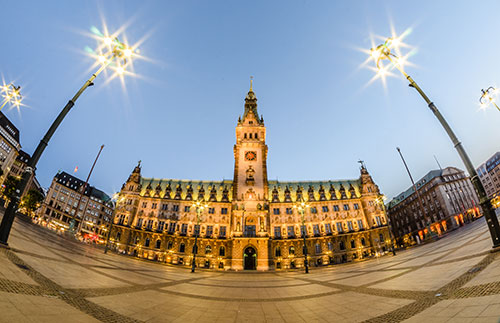
#> input picture data/hamburg.jpg, 500 x 323 px
$ jupyter execute 'Wide-angle camera photo transformation.ipynb'   (shell and % lines are left out)
#> lines starting #> are read from the running program, lines starting #| are printed output that depends on the picture
# Wide-angle camera photo transformation

[cell 1]
import matplotlib.pyplot as plt
import cv2
import numpy as np
import os

### Import wide-angle image

[cell 2]
hamburg = cv2.imread(os.path.join('data', 'hamburg.jpg'))
#> hamburg is the input picture: shape (323, 500, 3); mean B, G, R 145.3, 149, 150.1
hamburg.shape
#> Out = (323, 500, 3)

### Implement functions handling splitting an image

[cell 3]
from typing import List

[cell 4]
def modulo_split_width(width: int, k: int) -> List:
    """ Split given array into equal but central pieces """

    side_width, n_side = width // k, k // 2

    # Central rect width depends on the parity of k
    if k % 2 == 0:
        central_width = width % k
    else:
        central_width = side_width + width % k

    # Widths placed symmetrically
    splitted_widths = k//2 * [side_width] + [central_width] + k//2 * [side_width] \
                      if central_width else k//2 * [side_width] + k//2 * [side_width]

    return splitted_widths

[cell 5]
modulo_split_width(500, 7)

[cell 6]
modulo_split_width(500, 6)

[cell 7]
from itertools import accumulate

[cell 8]
def accumulated_modulo_split_width(width: int, k: int) -> List:
    """ Accumulated sums to be passed to np.split """

    acc = list(accumulate(modulo_split_width(width, k)))[:-1]

    return acc

[cell 9]
accumulated_modulo_split_width(500, 7)

[cell 10]
accumulated_modulo_split_width(500, 6)

[cell 11]
def modulo_split_image(image: np.array, k: int) -> List:
    """ Split given image into equal but central pieces """

    image_width = image.shape[1]

    # Need to copy the image, because np.split alters it
    copy_image = image.copy()

    splitted_image = np.split(copy_image, accumulated_modulo_split_width(image_width, k),
                              axis=1)

    return splitted_image

[cell 12]
modulo_split_image(hamburg, k=7);
#> in modulo_split_image, `splitted_image = np.split(copy_image, accumulated_modulo_split_width(i..`: splitted_image = 7 items

[cell 13]
def imshow_splitted(images: np.array, k: int = 5) -> None:

    fig, axes = plt.subplots(1, len(images))

    for no, image in enumerate(images):
        axes[no].imshow(image)

[cell 14]
imshow_splitted(modulo_split_image(hamburg, 5))
#> the loop in imshow_splitted, `for no, image in enumerate(images):` made 5 passes
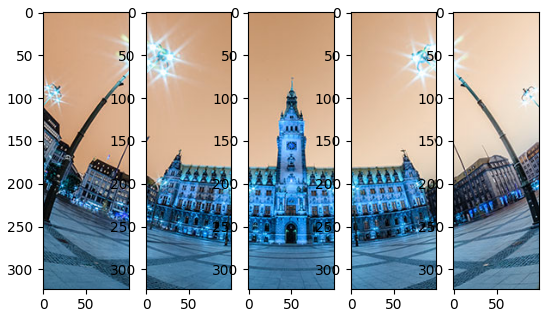
#> figure drawn by matplotlib, 5 panels

[cell 15]
imshow_splitted(modulo_split_image(hamburg, 6))
#> the loop in imshow_splitted (call 2), `for no, image in enumerate(images):` made 7 passes
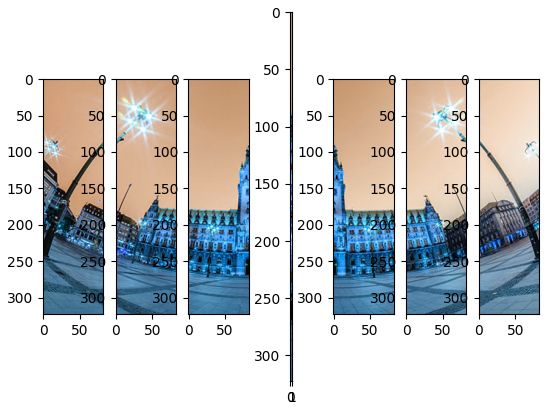
#> figure drawn by matplotlib, 7 panels

[cell 16]
imshow_splitted(modulo_split_image(hamburg, 7))
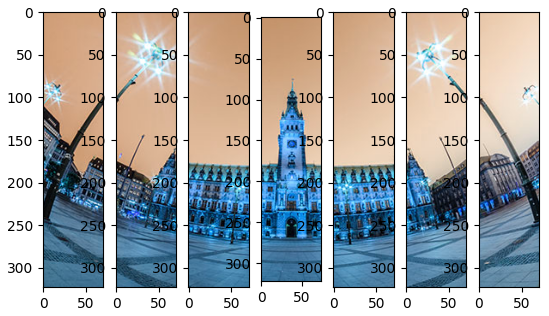
#> figure drawn by matplotlib, 7 panels

[cell 17]
def imshow_concat(images: np.array, k: int = 5) -> None:
    plt.imshow(np.concatenate(images, axis=1))

[cell 18]
# Ensure if splitting keeps all the data unchanged
imshow_concat(modulo_split_image(hamburg, 6))

### Implement changing perspective

[cell 19]
def perspective_transf_fair_division(image: np.array, n_rect: int = 5,
                                     n_pix_change: int = 2) ->  np.array:
    """ Transform images to the new perspective """

    # Array of splitted image
    splitted = modulo_split_image(hamburg, n_rect)

    width, height = splitted[0].shape[:2]

    # Round to floor
    n_side_rect = n_rect // 2

    # Create arrays of sets of the new perspective vertexes
    new_perspective_left = np.float32([[[0, 0],
                                      [i * n_pix_change, width],
                                      [height, 0],
                                      [height - i*n_pix_change, width]]
                                     for i in range(n_side_rect, 0, -1)])

    new_perspective_right = np.float32([[[i * n_pix_change, 0],
                                      [0, width],
                                      [height - i*n_pix_change, 0],
                                      [height, width]]
                                     for i in range(n_side_rect)])

    # Final points of each rect after the transformation
    pts_final = np.float32([[0, 0], [0, width], [height, 0], [height, width]])

    # Create arrays of perspective transformation
    new_perspective_left_transformations = [cv2.getPerspectiveTransform(points,
                                                                        pts_final)
                                            for points in new_perspective_left]

    new_perspective_right_transformations = [cv2.getPerspectiveTransform(points,
                                                                        pts_final)
                                            for points in new_perspective_right]

    # Finally change perspective
    for index in range(n_side_rect):
        splitted[index] = cv2.warpPerspective(splitted[index],
                                              new_perspective_left_transformations[index],
                                              (height, width))
    for index in range(1, n_side_rect + 1):
        splitted[-index] = cv2.warpPerspective(splitted[-index],
                                               new_perspective_left_transformations[-index],
                                               (height, width))

    return splitted

### Tests

#### Input image

[cell 20]
plt.imshow(hamburg)

#### n_rect = 4, n_pix_change = 1

[cell 21]
imshow_concat(perspective_transf_fair_division(hamburg, n_rect=4, n_pix_change=1))
#> in perspective_transf_fair_division, `splitted = modulo_split_image(hamburg, n_rect)`: splitted = 4 items
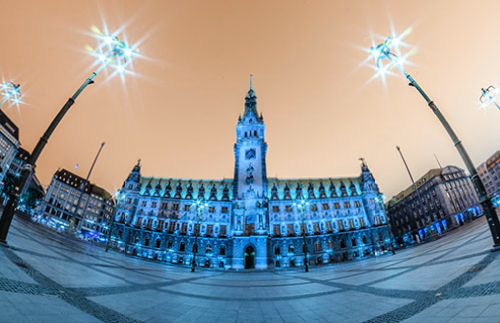
#> shown: shape (323, 500, 3); mean R, G, B 144.6, 148.7, 150.1

#### n_rect = 5, n_pix_change = 1

[cell 22]
imshow_concat(perspective_transf_fair_division(hamburg, n_rect=5, n_pix_change=1))
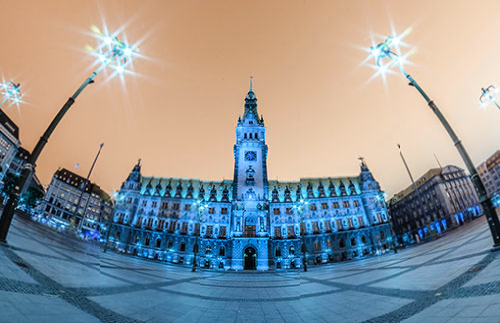
#> shown: shape (323, 500, 3); mean R, G, B 144.5, 148.6, 150

#### n_rect = 10, n_pix_change = 1

[cell 23]
imshow_concat(perspective_transf_fair_division(hamburg, n_rect=10, n_pix_change=1))
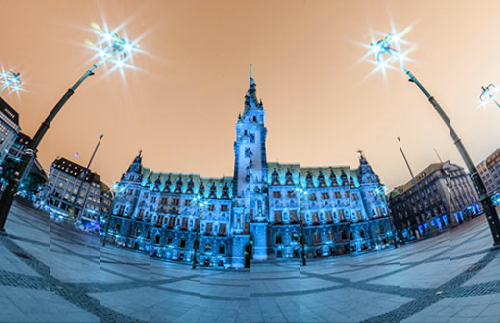
#> shown: shape (323, 500, 3); mean R, G, B 140.6, 146.9, 150.1

#### n_rect = 7, n_pix_change = 2

[cell 24]
imshow_concat(perspective_transf_fair_division(hamburg, n_rect=7, n_pix_change=2))
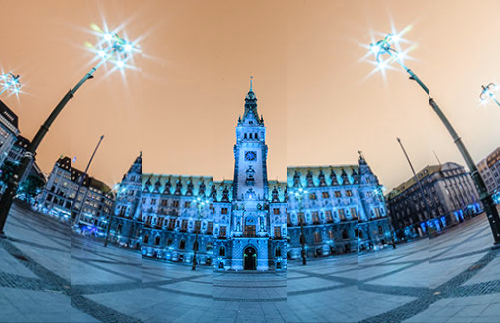
#> shown: shape (323, 500, 3); mean R, G, B 141.7, 147.2, 149.8

#### n_rect = 4, n_pix_change = 2

[cell 25]
imshow_concat(perspective_transf_fair_division(hamburg, n_rect=6, n_pix_change=2))
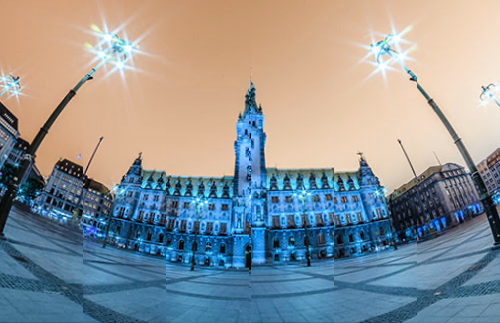
#> shown: shape (323, 500, 3); mean R, G, B 141.9, 147.7, 150.3

$ run again, with data/record_image.jpg copied over data/hamburg.jpg
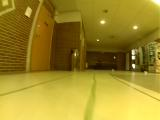
#> input picture data/record_image.jpg, 160 x 120 px
#> hamburg is the input picture: shape (120, 160, 3); mean B, G, R 41.1, 137.2, 159
#> splitted_image = 7 items
#> the loop in imshow_splitted, `for no, image in enumerate(images):` made 5 passes
#> the loop in imshow_splitted (call 2), `for no, image in enumerate(images):` made 7 passes
#> splitted = 4 items
#> `[cell 23] imshow_concat(perspective_transf_fair_division(hamburg, n_re..`:
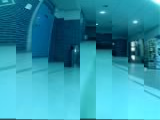
#> shown: shape (120, 160, 3); mean R, G, B 48.9, 149.1, 170.1
#> `[cell 25] imshow_concat(perspective_transf_fair_division(hamburg, n_re..`:
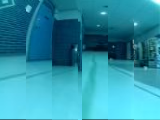
#> shown: shape (120, 160, 3); mean R, G, B 46.3, 145.3, 166.5
